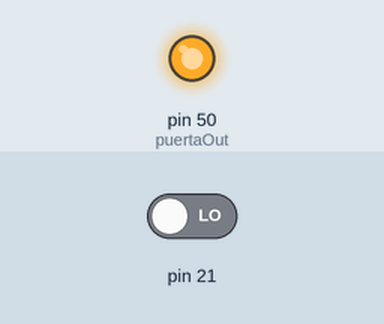
The sketch below on a simulated Arduino Mega 2560, built with avr-gcc and run on an emulated ATmega2560. Shown: output pins drawn as LEDs (lit = HIGH). Inputs (shaded band) come from the test bench; at power-on: pin 21 LOW. What the sketch prints to the serial monitor is not drawn.

Above: at 0.1 s.
Timing chart, 0 to 1.6 s (numbered marks = the images above):
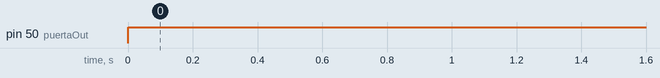

The sketch:

Arduino_MultiThreads_Prueba.ino
```cpp
//===================== Librerias ======================
#include <SPI.h>
#include <SoftwareSerial.h>
#include <PZEM004T.h>
#include <DHT.h>
#include <pt.h>
//======================================================

//======================== Hilos =======================
struct pt Hilo1;
struct pt Hilo2;
//======================================================

//================= Variables Globales =================
#define DHT1 42
#define DHT2 43
#define DHT3 44
#define DHT4 45
#define DHTTYPE DHT22
//======================================================

//===================== Variables ======================
DHT dht1(DHT1, DHTTYPE), dht2(DHT2, DHTTYPE), dht3(DHT3, DHTTYPE), dht4(DHT4, DHTTYPE);
PZEM004T pzem(&Serial1);

int bateria1 = 22, bateria2 = 23, bateria3 = 24, bateria4 = 25;
int bateria5 = 26, bateria6 = 27, bateria7 = 28, bateria8 = 29;
int bateria9 = 30, bateria10 = 31, bateria11 = 32, bateria12 = 33;
int bateria13 = 34, bateria14 = 35, bateria15 = 36, bateria16 = 37;

int modulo1 = 38, modulo2 = 39, modulo3 = 40, modulo4 = 41;

int puertaIn = 51, puertaOut = 50;
int cambios = 0;
int ventilador = 46;
int inclinometro = 47;
int movimiento = 49;

byte ipPZEM1[] = {192, 168, 1, 1};
byte ipPZEM2[] = {192, 168, 1, 2};
byte ipPZEM3[] = {192, 168, 1, 3};
byte ipPZEM4[] = {192, 168, 1, 4};
byte ipPZEM5[] = {192, 168, 1, 5};
byte ipPZEM6[] = {192, 168, 1, 6};

byte pzems[] = {
  &ipPZEM1,
  &ipPZEM2,
  &ipPZEM3,
  &ipPZEM4,
  &ipPZEM5,
  &ipPZEM6
  };

float Bus[1] = {};
float Bus_Voltage[6] = {0, 0, 0, 0, 0, 0};
float Bus_Current[7] = {0, 0, 0, 0, 0, 0};
float Bus_Energy[7] = {0, 0, 0, 0, 0, 0};

float Bus_Banco1[4] = {0, 0, 0, 0};
float Bus_Banco2[4] = {0, 0, 0, 0};
float Bus_Banco3[4] = {0, 0, 0, 0};
float Bus_Banco4[4] = {0, 0, 0, 0};
//======================================================

//=================== Loop Principal ===================
void setup() {
  Serial.begin(9600);
  attachInterrupt( 2, interrupciones, CHANGE);

  pinMode (puertaOut, OUTPUT);

  //Inicializacion de los hilos
  PT_INIT(&Hilo1);
  PT_INIT(&Hilo2);

}

void loop() {

  digitalWrite (puertaOut, HIGH);

  //Temperatura();
  //Humedad();
  Read_PZEM(&Hilo1);
  //Read_Banks(&Hilo2);
  //Lectura_Puerta();
  //====== Importante =====
  //Serial.print("/");
  //Bus[0] = cambios;
  //Serial.print(Bus[0]);
  //Serial.print("/");
  //Serial.print("\r");
  //cambios = 0;
  //============
  //Combustible();
}
//======================================================

//====================== Funciones =====================

void Temperatura() {
  Serial.print("@");
  Serial.print(dht1.readTemperature());
  Serial.print(",");
  Serial.print(dht2.readTemperature());
  Serial.print(",");
  Serial.print(dht3.readTemperature());
  Serial.print(",");
  Serial.print(dht4.readTemperature());
  Serial.print("@");
  Serial.print("\r");
}

void Humedad() {
  Serial.print("#");
  Serial.print(dht1.readHumidity());
  Serial.print(",");
  Serial.print(dht2.readHumidity());
  Serial.print(",");
  Serial.print(dht3.readHumidity());
  Serial.print(",");
  Serial.print(dht4.readHumidity());
  Serial.print("#");
  Serial.print("\r");
}

void Read_PZEM(struct pt *pt){
  PT_BEGIN(pt); //Inicio de un ProtoThread
  static long t = millis();
  static int var = 0;
  for(int i = 0; i <= 5; i++){
    Serial.print(pzems[i]);
    Serial.print("\r");
    PT_WAIT_WHILE(pt, (millis()-t)<1000);
  }

  var = 0;
  Serial.print("%");
  while(var < 6){
    Serial.print(Bus_Voltage[var]);
    if(var<5){
      Serial.print(",");
    }
    var++;
  }
  Serial.print("%");
  Serial.print("\r");

  var = 0;
  Serial.print("&");
  while(var < 6){
    Serial.print(Bus_Current[var]);
    if(var<5){
      Serial.print(",");
    }
    var++;
  }
  Serial.print("&");
  Serial.print("\r");

  var = 0;
  Serial.print("*");
  while(var < 6){
    Serial.print(Bus_Energy[var]);
    if(var<5){
      Serial.print(",");
    }
    var++;
  }
  Serial.print("*");
  Serial.print("\r");
 PT_END(pt);
}

int Lectura_Puerta() {
  pinMode (puertaOut, OUTPUT);
  digitalWrite (puertaOut, HIGH);
  Bus[0] = digitalRead(puertaIn);
  Serial.print("+");
  Serial.print(Bus[0]);
  Serial.print("+");
  Serial.print("\r");
}

void interrupciones() {
  cambios++;
  //Serial.println("pase");
  //delay(10);
}

float Combustible() {
  int Promedio = 0;
  for (int i = 0; i < 10; i++) {
    Promedio = (Promedio + analogRead(A2))/(i + 1);
    delay(10);
  }
  int var1 = 0;
  Serial.print(")");
  while(var1 < 1){
    Serial.print(Promedio);
    var1++;
  }
  Serial.print(")");
  Serial.print("\r");
}

float medicionBateria() {
  float Vbat = 0;
  const int medicion = A1;
  Vbat = analogRead(medicion) * 0.004887;
  Vbat = Vbat * 6 ;
  return Vbat;
}

void ningunModulo() {
  pinMode (modulo1, OUTPUT);
  pinMode (modulo2, OUTPUT);
  pinMode (modulo3, OUTPUT);
  pinMode (modulo4, OUTPUT);
  digitalWrite (modulo1, LOW);
  digitalWrite (modulo2, LOW);
  digitalWrite (modulo3, LOW);
  digitalWrite (modulo4, LOW);
}

void Ningun_Banco() {
  for (int bat = 22; bat < 38; bat++) {
    pinMode(bat, OUTPUT);
    digitalWrite(bat, LOW);
  }
}

void Read_Banks(struct pt *pt) {
  PT_BEGIN(pt); //Inicio de un ProtoThread
  Ningun_Banco();
  static int bateria = 0;
  static long t2 = 0;
  static int var2 = 0;

  for (int bat = 22; bat < 26; bat++) {
    digitalWrite(bat, HIGH);
    PT_WAIT_WHILE(pt, (millis()-t2)<250);
    Bus_Banco1[bateria] = medicionBateria();
    digitalWrite(bat, LOW);
    PT_WAIT_WHILE(pt, (millis()-t2)<250);
    bateria ++;
  }
  var2 = 0;
  Serial.print("?");
  while(var2 < 4){
    Serial.print(Bus_Banco1[var2]);
    if(var2<3){
      Serial.print(",");
    }
    var2++;
  }
  Serial.print("?");
  Serial.print("\r");

  for (int bat = 26; bat < 30; bat++) {
    digitalWrite(bat, HIGH);
    PT_WAIT_WHILE(pt, (millis()-t2)<250);
    Bus_Banco2[bateria] = medicionBateria();
    digitalWrite(bat, LOW);
    PT_WAIT_WHILE(pt, (millis()-t2)<250);
    bateria ++;
  }
  var2 = 0;
  Serial.print("[");
  while(var2 < 4){
    Serial.print(Bus_Banco2[var2]);
    if(var2<3){
      Serial.print(",");
    }
    var2++;
  }
  Serial.print("[");
  Serial.print("\r");

  for (int bat = 30; bat < 34; bat++) {
    digitalWrite(bat, HIGH);
    PT_WAIT_WHILE(pt, (millis()-t2)<250);
    Bus_Banco3[bateria] = medicionBateria();
    digitalWrite(bat, LOW);
    PT_WAIT_WHILE(pt, (millis()-t2)<250);
    bateria ++;
  }
  var2 = 0;
  Serial.print("!");
  while(var2 < 4){
    Serial.print(Bus_Banco3[var2]);
    if(var2<3){
      Serial.print(",");
    }
    var2++;
  }
  Serial.print("!");
  Serial.print("\r");

  for (int bat = 34; bat < 38; bat++) {
    digitalWrite(bat, HIGH);
    PT_WAIT_WHILE(pt, (millis()-t2)<250);
    Bus_Banco4[bateria] = medicionBateria();
    digitalWrite(bat, LOW);
    PT_WAIT_WHILE(pt, (millis()-t2)<250);
    bateria ++;
  }
  var2 = 0;
  Serial.print("]");
  while(var2 < 4){
    Serial.print(Bus_Banco4[var2]);
    if(var2<3){
      Serial.print(",");
    }
    var2++;
  }
  Serial.print("]");
  Serial.print("\r");
  PT_END(pt);
}
//======================================================

//Codificacion de Signos
// @ = Temperatura
// # = Humedad
// % = Voltaje
// & = Corriente
// * = Potencia
// + = Lectura Puerta
// ) = Combustible
// ? = Banco de Baterias 1
// [ = Banco de Baterias 2
// ! = Banco de Baterias 3
// ] = Banco de Baterias 4
```

Measured:
- by itself, pin 50 (puertaOut): LOW → HIGH at 0.00 s
